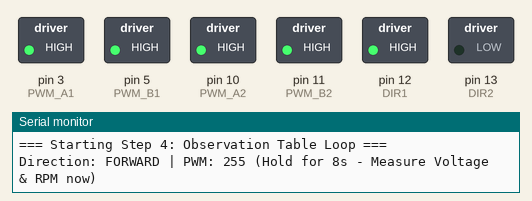
This sketch was run on a simulated Arduino Uno, built with avr-gcc and run on an emulated ATmega328P. Shown: switched loads named in the sketch (green lamp = pin HIGH), the last lines printed to the serial monitor.

Above: at 0.15 s.
At 12.15 s:
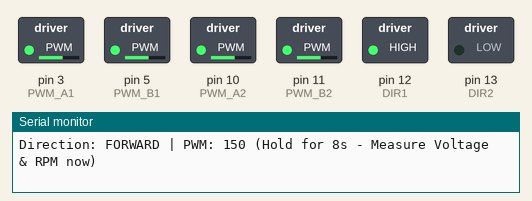
At 18.15 s:
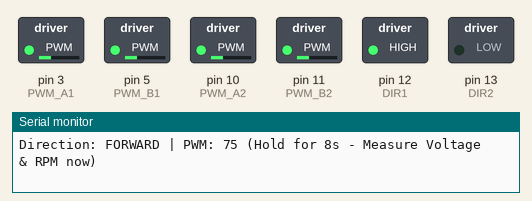
At 24.15 s:
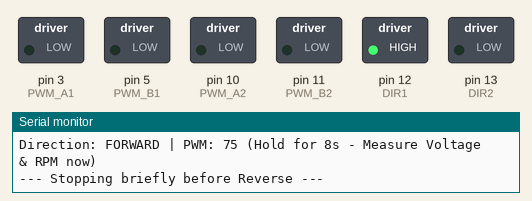
At 32.05 s:
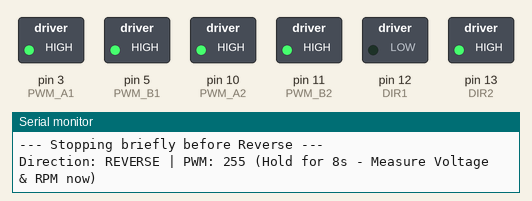
At 40.05 s:
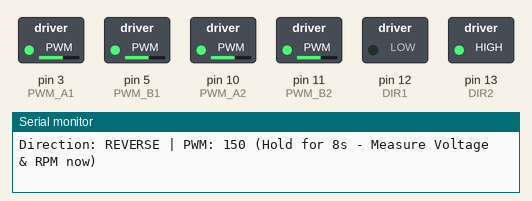
Timing chart, 0 to 62.2 s (numbered marks = the images above):
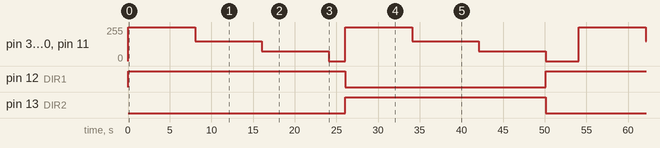

The sketch:

week5.ino
```cpp
// MCTA3203 Week 5: Step 4 Only (Observation Table Runner)
// Cycles through PWM 255, 150, 75 in Forward and Reverse automatically

// Direction Pins
const int DIR1 = 12;
const int DIR2 = 13;

// All possible PWM Speed Pins across L298P shield variants
const int PWM_A1 = 3;   // Lab sheet ENA
const int PWM_B1 = 5;   // Lab sheet ENB
const int PWM_A2 = 10;  // Keyes/FunduMoto ENA (E1)
const int PWM_B2 = 11;  // Keyes/FunduMoto ENB (E2)

// PWM values from the Observation Table
const int tablePWM[3] = {255, 150, 75};

void setup() {
  Serial.begin(9600);

  pinMode(DIR1, OUTPUT);
  pinMode(DIR2, OUTPUT);
  pinMode(PWM_A1, OUTPUT);
  pinMode(PWM_B1, OUTPUT);
  pinMode(PWM_A2, OUTPUT);
  pinMode(PWM_B2, OUTPUT);

  Serial.println("=== Starting Step 4: Observation Table Loop ===");
}

// Helper function to set direction and PWM speed
void setMotors(bool forward, int speed) {
  if (forward) {
    digitalWrite(DIR1, HIGH);
    digitalWrite(DIR2, LOW);
  } else {
    digitalWrite(DIR1, LOW);
    digitalWrite(DIR2, HIGH);
  }

  analogWrite(PWM_A1, speed); // D3
  analogWrite(PWM_B1, speed); // D5
  analogWrite(PWM_A2, speed); // D10
  analogWrite(PWM_B2, speed); // D11
}

void loop() {
  // 1. FORWARD ROWS (PWM 255, 150, 75)
  for (int i = 0; i < 3; i++) {
    Serial.print("Direction: FORWARD | PWM: ");
    Serial.print(tablePWM[i]);
    Serial.println(" (Hold for 8s - Measure Voltage & RPM now)");

    setMotors(true, tablePWM[i]);
    delay(8000); // 8 seconds to take your multimeter & RPM reading
  }

  // Brief 2-second stop before reversing direction
  Serial.println("--- Stopping briefly before Reverse ---");
  setMotors(true, 0);
  delay(2000);

  // 2. REVERSE ROWS (PWM 255, 150, 75)
  for (int i = 0; i < 3; i++) {
    Serial.print("Direction: REVERSE | PWM: ");
    Serial.print(tablePWM[i]);
    Serial.println(" (Hold for 8s - Measure Voltage & RPM now)");

    setMotors(false, tablePWM[i]);
    delay(8000); // 8 seconds to take your multimeter & RPM reading
  }

  // 4-second pause before repeating the entire table from the top
  Serial.println("=== Cycle Complete! Restarting in 4 seconds... ===\n");
  setMotors(true, 0);
  delay(4000);
}
```

Measured:
- by itself, pin 12 (DIR1): goes HIGH 26.0 s, LOW 24.0 s, HIGH 30.0 s, LOW 24.0 s, then HIGH
- by itself, pin 13 (DIR2): alternates HIGH for 24.0 s and LOW for 30.0 s
- by itself, pin 3 (PWM_A1), pin 5 (PWM_B1), pin 10 (PWM_A2), pin 11 (PWM_B2): repeats every 54.0 s: 150/255 8.0 s, 75/255 8.0 s, 0/255 2.0 s, 255/255 8.0 s, 150/255 8.0 s, 75/255 8.0 s, 0/255 4.0 s, 255/255 8.0 s
